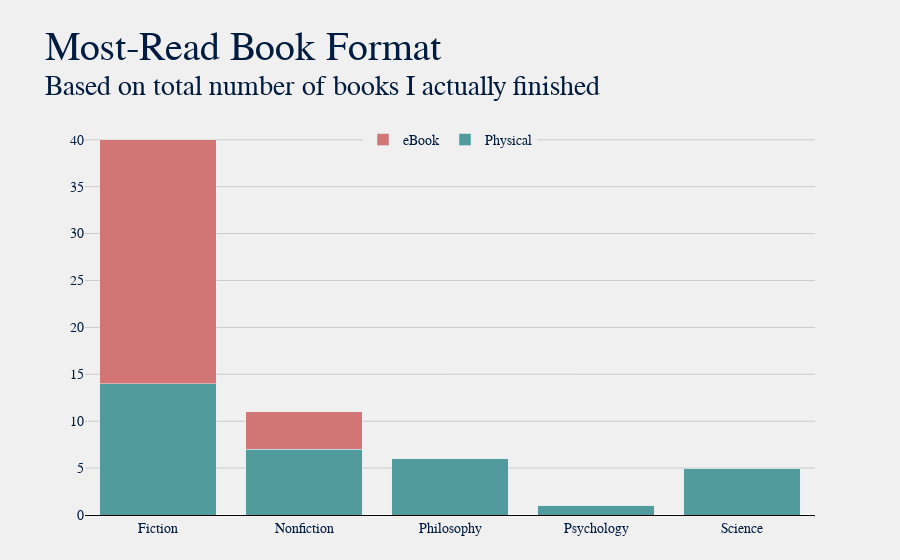

Notebook source saved alongside this figure:
### Code cell
title = "Most-Read Book Format"
sub = f"Based on total number of books I actually finished"
plot.gen_stacked_bar_graph(format_df, title, sub)

### Figure 1 — Plotly figure (JSON) as saved in the notebook; plotly's stock layout.template omitted (floating-point values rounded to 4 significant figures)
{"data": [{"customdata": ["Physical", "Physical", "Physical", "Physical", "Physical"], "hovertemplate": "<b>%{customdata}</b>: %{y}<extra></extra>", "marker": {"color": "#529b9c"}, "name": "Physical", "type": "bar", "x": ["Fiction", "Nonfiction", "Philosophy", "Psychology", "Science"], "y": [14, 7, 6, 1, 5]}, {"customdata": ["eBook", "eBook", "eBook", "eBook", "eBook"], "hovertemplate": "<b>%{customdata}</b>: %{y}<extra></extra>", "marker": {"color": "#d27575"}, "name": "eBook", "type": "bar", "x": ["Fiction", "Nonfiction", "Philosophy", "Psychology", "Science"], "y": [26, 4, 0, 0, 0]}], "layout": {"autosize": true, "barmode": "stack", "font": {"color": "#001c40", "family": "Baskerville", "size": 14}, "legend": {"orientation": "h", "x": 0.5, "xanchor": "center", "y": 0.99, "yanchor": "top"}, "margin": {"b": 45, "l": 85, "r": 85, "t": 120}, "paper_bgcolor": "#f0f0f0", "plot_bgcolor": "#f0f0f0", "title": {"font": {"color": "#001c40", "family": "Baskerville, Bold", "size": 40}, "text": "Most-Read Book Format<br><sup>Based on total number of books I actually finished"}, "xaxis": {"autorange": true, "gridcolor": "#cbcbcb", "linecolor": "black", "range": [-0.5, 4.5], "showgrid": false, "showline": true, "title": {}, "type": "category"}, "yaxis": {"autorange": true, "gridcolor": "#cbcbcb", "linecolor": "black", "range": [0, 42.11], "showgrid": true, "showline": false, "showticklabels": true, "title": {}, "type": "linear"}}}
